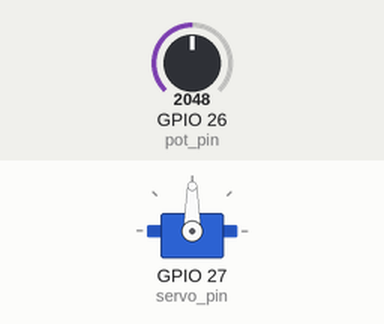
Recording of a sketch running on a simulated ESP32. Parts: servo. Inputs (shaded band) come from the test bench; at power-on: GPIO 26 (pot_pin) = 2048.

Above: at 2.2 s.
2.3 s: GPIO 26 (pot_pin) set to 2866
At 3.3 s:
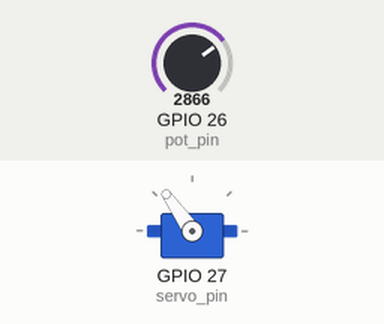
3.8 s: GPIO 26 (pot_pin) set to 3603
At 4.4 s:
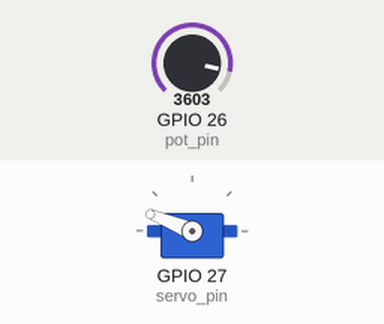
5.3 s: GPIO 26 (pot_pin) set to 4095
At 5.6 s:
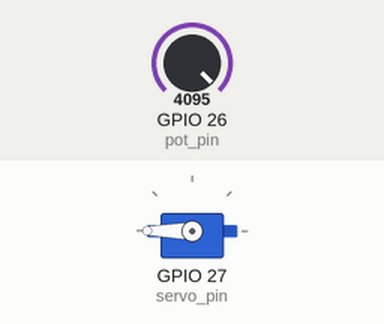
6.8 s: GPIO 26 (pot_pin) set to 1228
At 7.9 s:
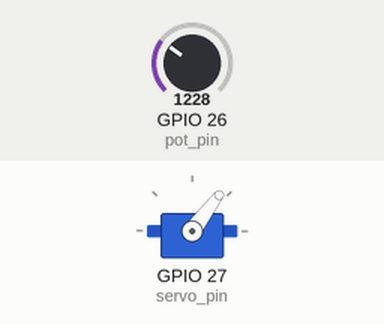
8.3 s: GPIO 26 (pot_pin) set to 491
At 9.0 s:
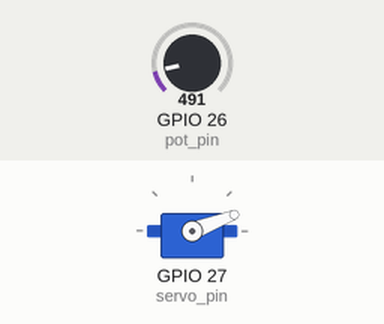
9.8 s: GPIO 26 (pot_pin) set to 0
At 10.1 s:
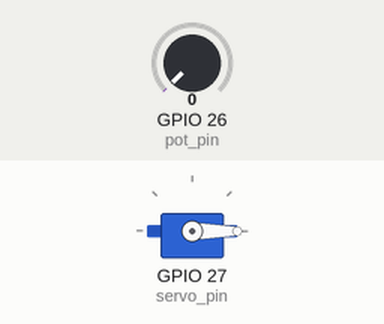
Timing chart, 0 to 12.3 s (numbered marks = the images above; inputs shaded):
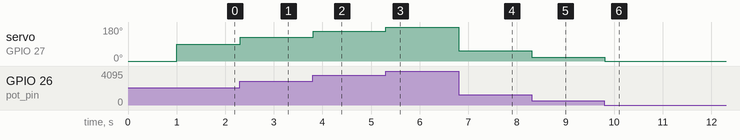

Measured:
- after the input at 2.3 s, servo on GPIO 27 (servo_pin): 90° → 125° at once
- after the input at 3.8 s, servo on GPIO 27 (servo_pin): 125° → 158° at once
- after the input at 5.3 s, servo on GPIO 27 (servo_pin): 158° → 180° at once
- after the input at 6.8 s, servo on GPIO 27 (servo_pin): 180° → 53° at once
- after the input at 8.3 s, servo on GPIO 27 (servo_pin): 53° → 21° at once
- after the input at 9.8 s, servo on GPIO 27 (servo_pin): 21° → 0° at once

The sketch:

sketch.ino
```cpp
#include <ESP32Servo.h>
Servo servo;
int pos=0;
const byte servo_pin=27;
const byte pot_pin=26;

void setup() {
  // put your setup code here, to run once:
  Serial.begin(115200);
  servo.attach(servo_pin);
  servo.write(0);
  delay(1000);
}

void loop() {
  int pot=analogRead(pot_pin);
  int angle=map(pot,0,4095,0,180);
  servo.write(angle);
  delay(10);
  // for(pos=0;pos<=180;pos+=1){
  //   myservo.write(pos);
  //   delay(15);
  // }

  // for(pos=180;pos>=0;pos-=1){
  //   myservo.write(pos);
  //   delay(15);
  // }
}
```
